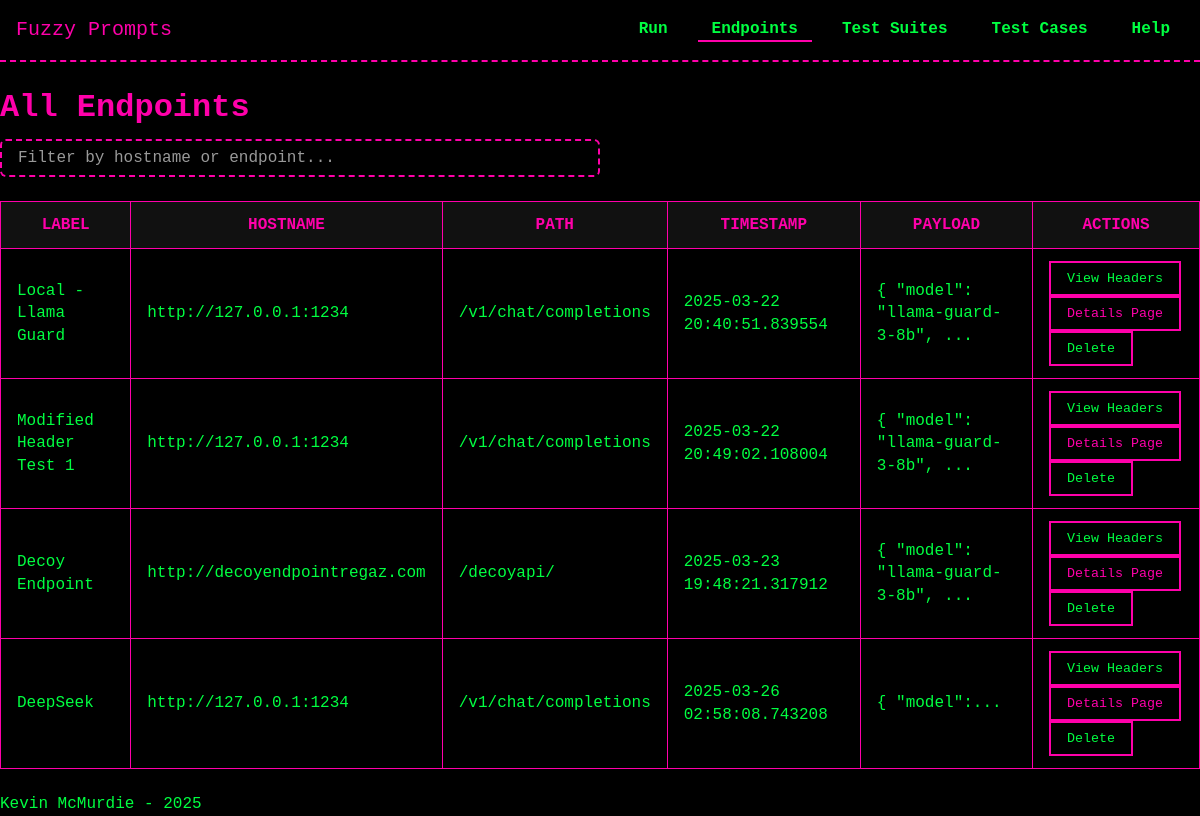
Page /endpoints/ on the earlier database version.
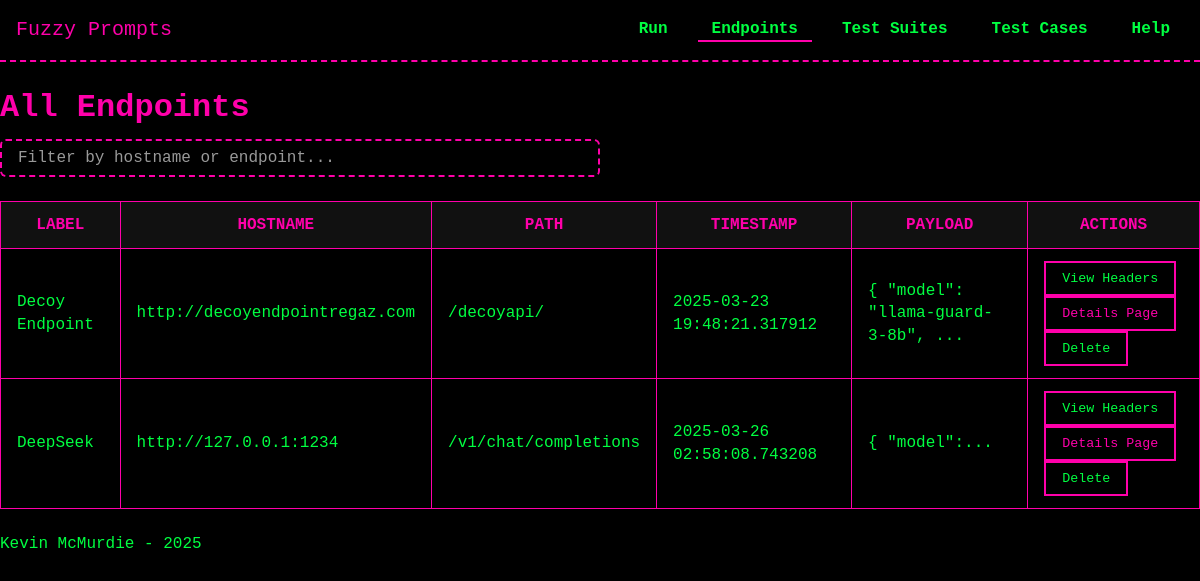
Same page on the later database version.
### models/model_Endpoints.py (models this page shows, shortened)
class Endpoint(db.Model):
    __tablename__ = 'endpoints'
    id = db.Column(db.Integer, primary_key=True)
    name = db.Column(db.String(255), nullable=False)  # New name attribute
    hostname = db.Column(db.String, nullable=False)
    endpoint = db.Column(db.String, nullable=False)
    http_payload = db.Column(db.Text, nullable=True)   # HTTP payload sent with the request, should handle and store as JSON
    timestamp = db.Column(db.DateTime, default=datetime.utcnow)  # <--- ADDED TIMESTAMP
    headers = db.relationship('APIHeader', back_populates='endpoint', cascade='all, delete-orphan')
    test_runs = db.relationship('TestRun', back_populates='endpoint')

### routes/endpoints.py (the view)
@endpoints_bp.route('/', methods=['GET'])
def list_endpoints():
    endpoints = Endpoint.query.all()
    return render_template('endpoints/list_endpoints.html', endpoints=endpoints)

### templates/endpoints/list_endpoints.html (shortened to what this page needs)
{% extends "base.html" %}
{% block head %}
  <link rel="stylesheet" href="{{ url_for('static', filename='css/tables.css') }}">
{% endblock %}
{% block content %}
<h1>All Endpoints</h1>
<input
  type="text"
  id="searchEndpoint"
  placeholder="Filter by hostname or endpoint..."
  class="search-bar"
>
<table id="endpointsTable">
  <thead>
    <tr>
      <th>Label</th>
      <th>Hostname</th>
      <th>Path</th>
      <th>Timestamp</th>
      <th>Payload</th>
      <th>Actions</th>
    </tr>
  </thead>
  <tbody>
    {% for ep in endpoints %}
      <tr>
        <td>{{ ep.name }}</td>
        <td>{{ ep.hostname }}</td>
        <td>{{ ep.endpoint }}</td>
        <td>
          {% if ep.timestamp %}
            {{ ep.timestamp }}
          {% else %}
            --
          {% endif %}
        </td>
        <td>
          {% if ep.http_payload %}
            {{ ep.http_payload|truncate(50) }}
          {% else %}
            --
          {% endif %}
        </td>
        <td>
            <button
              type="button"
              class="view-headers-btn"
              data-endpoint-id="{{ ep.id }}"
            >
              View Headers
            </button>
            <button
              type="button"
              class="details-page-btn">
              <a href="{{ url_for('endpoints_bp.view_endpoint_details', endpoint_id=ep.id) }}">Details Page</a>
            </button>
            <form action="{{ url_for('endpoints_bp.delete_endpoint', endpoint_id=ep.id) }}" method="POST" style="display:inline;">
              <button
                type="submit"
                class="delete-endpoint-btn"
                onclick="return confirm('Are you sure you want to delete this endpoint?');"
              >
                Delete
              </button>
            </form>
        </td>
      </tr>
    {% endfor %}
  </tbody>
</table>
{% endblock %}

### templates/base.html (shortened to what this page needs)
<!DOCTYPE html>
<html lang="en">
<head>
  <link rel="stylesheet" href="{{ url_for('static', filename='css/theme.css') }}">
  <link rel="stylesheet" href="{{ url_for('static', filename='css/navbar.css') }}">
  {% block head %}{% endblock %}
</head>
<body>
  <header>
    <nav class="navbar navbar-fixed">
      <div class="nav-brand glitch">
        <a href="{{ url_for('core_bp.index') }}">Fuzzy Prompts</a>
      </div>
      <ul class="nav-links">
        <li class="dropdown {% if request.endpoint and request.endpoint.startswith('test_runs_bp') %}active{% endif %}">
          <a href="#">Run</a>
        </li>
        <li class="dropdown {% if request.endpoint and request.endpoint.startswith('endpoints_bp') %}active{% endif %}">
          <a href="#">Endpoints</a>
        </li>
        <li class="dropdown {% if request.endpoint and request.endpoint.startswith('test_suites_bp') %}active{% endif %}">
          <a href="#">Test Suites</a>
        </li>
        <li class="dropdown {% if request.endpoint and request.endpoint.startswith('test_cases_bp') %}active{% endif %}">
          <a href="#">Test Cases</a>
        </li>
        <li class="dropdown {% if request.endpoint and request.endpoint.startswith('help_bp') %}active{% endif %}">
          <a href="{{ url_for('help_bp.index') }}">Help</a>
        </li>
      </ul>
    </nav>
  </header>
  <main>
    {% block content %}{% endblock %}
  </main>
  <footer>
    <p>Kevin McMurdie - 2025</p>
  </footer>
</body>
</html>

### static/css/theme.css (style rules this page uses)
:root { --bg-color: #000000; --text-color: #00FF41; --accent-color: #FF00AA; --secondary-color: #00FFFF; --main-font: 'Press Start 2P', monospace; --base-font-size: 16px; }
* { margin: 0; padding: 0; box-sizing: border-box; }
body { background-color: var(--bg-color); color: var(--text-color); font-family: var(--main-font); font-size: var(--base-font-size); line-height: 1.4; padding-top: 70px; }
a { color: var(--accent-color); text-decoration: none; }
h1, h2, h3, h4, h5, h6 { color: var(--accent-color); margin: 1rem 0 0.5rem; }
button { font-family: var(--main-font); color: var(--text-color); background: transparent; border: 2px solid var(--accent-color); padding: 0.5rem 1rem; cursor: pointer; transition: all 0.2s; }
.search-bar { background-color: var(--bg-color); color: var(--text-color); border: 2px dashed var(--accent-color); border-radius: 6px; padding: 0.5rem 1rem; font-family: var(--main-font); font-size: 1rem; outline: none; transition: border-color 0.2s, box-shadow 0.2s; width: 50%; }
.search-bar::placeholder { color: rgba(255, 255, 255, 0.6); opacity: 1; }
.glitch { position: relative; color: var(--accent-color); animation: glitch 2s infinite; }

### static/css/navbar.css (style rules this page uses)
.navbar { display: flex; align-items: center; justify-content: space-between; background-color: var(--bg-color); border-bottom: 2px dashed var(--accent-color); padding: 1rem; }
.navbar-fixed { position: fixed; top: 0; left: 0; width: 100%; z-index: 1000; }
.nav-brand a { color: var(--accent-color); text-decoration: none; font-size: 1.25rem; }
.nav-links { list-style: none; display: flex; gap: 1rem; }
.nav-links a { color: var(--text-color); font-weight: 600; padding: 0.5rem 0.75rem; border: 2px solid transparent; transition: border-color 0.2s; }
.navbar li.active { color: var(--secondary-color); border-bottom: 2px solid var(--accent-color); font-weight: bold; }
.nav-links li.dropdown { position: relative; }

### static/css/tables.css (style rules this page uses)
table { width: 100%; border-collapse: collapse; margin: 1.5rem 0; }
th, td { padding: 0.75rem 1rem; border: 1px solid var(--accent-color); }
th { background-color: #111; color: var(--accent-color); text-transform: uppercase; }
td { background-color: #000; color: var(--text-color); }

Differences in the rows shown:
removed Endpoint: name "Local - Llama Guard", hostname "http://127.0.0.1:1234", endpoint "/v1/chat/completions", timestamp "2025-03-22 20:40:51.839554", http_payload "{ \"model\": \"llama-guard-3-8b\", ..."
removed Endpoint: name "Modified Header Test 1", hostname "http://127.0.0.1:1234", endpoint "/v1/chat/completions", timestamp "2025-03-22 20:49:02.108004", http_payload "{ \"model\": \"llama-guard-3-8b\", ..."
